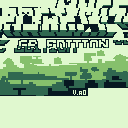

Rendered tile map (Tiled .tmx) drawn with the repository's tilesets; below, a short description and the full map source, tile grids included:
An orthogonal 16x16 tile map with 8x8 px tiles, 1 tile layer (Camada de Blocos 1), 2 tilesets.

<map version="1.10" tiledversion="1.11.0" orientation="orthogonal" renderorder="right-down" width="16" height="16" tilewidth="8" tileheight="8" infinite="0" nextlayerid="2" nextobjectid="1">
 <tileset firstgid="1" source="idk.tsx" />
 <tileset firstgid="361" source="hmmm.tsx" />
 <layer id="1" name="Camada de Blocos 1" width="16" height="16">
  <data encoding="csv">
361,362,363,364,365,366,367,368,369,370,371,372,373,374,375,376,
377,378,379,380,381,382,383,384,385,386,387,388,389,390,391,392,
393,394,395,396,397,398,399,400,401,402,403,404,405,406,407,408,
409,410,411,412,413,414,415,416,417,418,419,420,421,422,423,424,
425,426,427,428,429,430,431,432,433,434,435,436,437,438,439,440,
441,442,443,444,445,446,447,448,449,450,451,452,453,454,455,456,
457,458,459,460,461,462,463,464,465,466,467,468,469,470,471,472,
473,474,475,476,477,478,479,480,481,482,483,484,485,486,487,488,
489,490,491,492,493,494,495,496,497,498,499,500,501,502,503,504,
505,506,507,508,509,510,511,512,513,514,515,516,517,518,519,520,
521,522,523,524,525,526,527,528,529,530,531,532,533,534,535,536,
537,538,539,540,541,542,543,544,545,546,547,361,361,361,361,361,
361,361,361,361,361,361,361,361,361,361,361,361,361,361,361,361,
361,361,361,361,361,361,361,361,361,361,361,361,361,361,361,361,
361,361,361,361,361,361,361,361,361,361,361,361,361,361,361,361,
361,361,361,361,361,361,361,361,361,361,361,361,361,361,361,361
</data>
 </layer>
</map>
